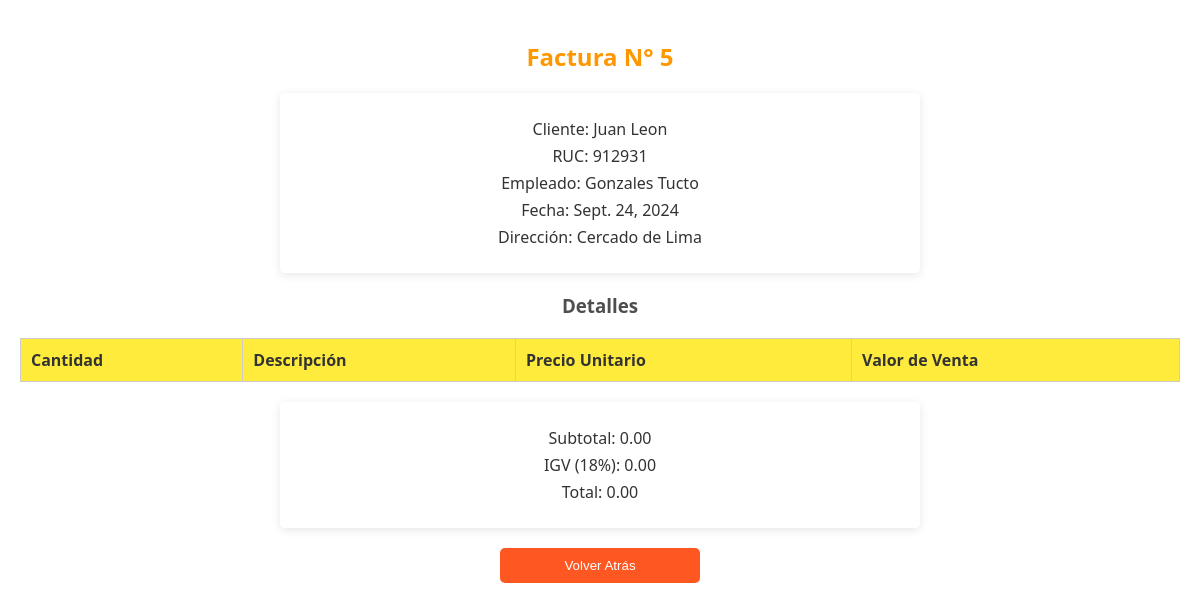
Screenshot of /facturas/5/ with the database file from the repository.
### factura/models.py (models this page shows, shortened)
class Factura(models.Model):
    numero_factura = models.AutoField(primary_key=True)
    cliente = models.ForeignKey(Cliente, on_delete=models.CASCADE)
    empleado = models.ForeignKey(Empleado, on_delete=models.CASCADE)
    fecha_factura = models.DateField()
    subtotal = models.DecimalField(max_digits=10, decimal_places=2, default=Decimal('0.00'))
    total = models.DecimalField(max_digits=10, decimal_places=2, default=Decimal('0.00'))
    igv = models.DecimalField(max_digits=10, decimal_places=2, default=Decimal('0.00'))

class Cliente(models.Model):
    nombre_cliente = models.CharField(max_length=255)
    apellido_cliente = models.CharField(max_length=100, null=True, blank=True)
    direccion = models.CharField(max_length=255, null=True)
    RUC = models.CharField(max_length=11, unique=True)

class Empleado(models.Model):
    codigo_empleado = models.AutoField(primary_key=True)
    nombre_empleado = models.CharField(max_length=255)
    apellido_empleado = models.CharField(max_length=255)
    dni_empleado = models.CharField(max_length=8, unique=True)

### factura/views.py (the view, shortened to what this page needs)
# urls.py: path('facturas/<int:pk>/', FacturaDetailView.as_view(), name='factura-detail'),
class FacturaDetailView(DetailView):
    model = Factura
    template_name = 'factura/factura_detail.html'
    context_object_name = 'factura'  # Añadir el nombre de contexto
    def get_context_data(self, **kwargs):
        context = super().get_context_data(**kwargs)
        factura = self.object
        detalles = []
        subtotal = Decimal('0.00')  # Inicializa el subtotal
        igv = subtotal * Decimal('0.18')  # Calcular IGV (18%)
        total = subtotal + igv  # Calcular el total
        context['detalles'] = detalles
        context['subtotal'] = subtotal
        context['igv'] = igv
        context['total'] = total
        context['ruc'] = factura.cliente.RUC
        context['empleado'] = factura.empleado.nombre_empleado
        return context

### factura/templates/factura/factura_detail.html (shortened to what this page needs)
<!DOCTYPE html>
<html lang="es">
<head>
    {% load static %}
    <link rel="stylesheet" type="text/css" href="{% static 'css/cheltons.css' %}">
</head>
<body>
    <h2>Factura N° {{ factura.numero_factura }}</h2>
    <div class="info-box">
        <p>Cliente: {{ factura.cliente.nombre_cliente }} {{ factura.cliente.apellido_cliente }}</p>
        <p>RUC: {{ ruc }}</p>
        <p>Empleado: {{ factura.empleado.nombre_empleado }} {{ factura.empleado.apellido_empleado }}</p>
        <p>Fecha: {{ factura.fecha_factura }}</p>
        <p>Dirección: {{ factura.cliente.direccion }}</p>
    </div>
    <h3>Detalles</h3>
    <table>
        <thead>
            <tr>
                <th>Cantidad</th>
                <th>Descripción</th>
                <th>Precio Unitario</th>
                <th>Valor de Venta</th>
            </tr>
        </thead>
    </table>
    <div class="info-box">
        <p>Subtotal: {{ subtotal|floatformat:2 }}</p>
        <p>IGV (18%): {{ igv|floatformat:2 }}</p>
        <p>Total: {{ total|floatformat:2 }}</p>
    </div>
    <button onclick="window.history.back();">Volver Atrás</button>
</body>
</html>

### factura/static/css/cheltons.css (style rules this page uses)
body { font-family: 'Segoe UI', Tahoma, Geneva, Verdana, sans-serif; background-color: rgba(255, 255, 255, 0.9); color: #333; margin: 0; padding: 20px; text-align: center; position: relative; min-height: 100vh; }
h2 { color: #ff9800; }
h3 { color: #4e4e4e; }
p { margin: 5px 0; }
.info-box { background-color: rgba(255, 255, 255, 0.9); padding: 20px; border-radius: 5px; box-shadow: 0 2px 10px rgba(0, 0, 0, 0.1); margin: 20px auto; width: 80%; max-width: 600px; }
table { width: 100%; border-collapse: collapse; margin-top: 20px; }
th, td { padding: 10px; border: 1px solid #ccc; text-align: left; }
th { background-color: #ffeb3b; color: #333; }
tr:nth-child(odd) { background-color: #ffe0b2; }
button { background-color: #ff5722; color: white; padding: 10px 15px; border: none; border-radius: 5px; cursor: pointer; margin-top: 20px; display: block; width: 200px; margin-left: auto; margin-right: auto; }

### rows the page displays
Factura: numero_factura "5", cliente.nombre_cliente "Juan", cliente.apellido_cliente "Leon", empleado.nombre_empleado "Gonzales", empleado.apellido_empleado "Tucto", fecha_factura "Sept. 24, 2024", cliente.direccion "Cercado de Lima"
Cliente: RUC "912931"

### other values shown
{{ subtotal|floatformat:2 }} "0.00"
{{ igv|floatformat:2 }} "0.00"
{{ total|floatformat:2 }} "0.00"
